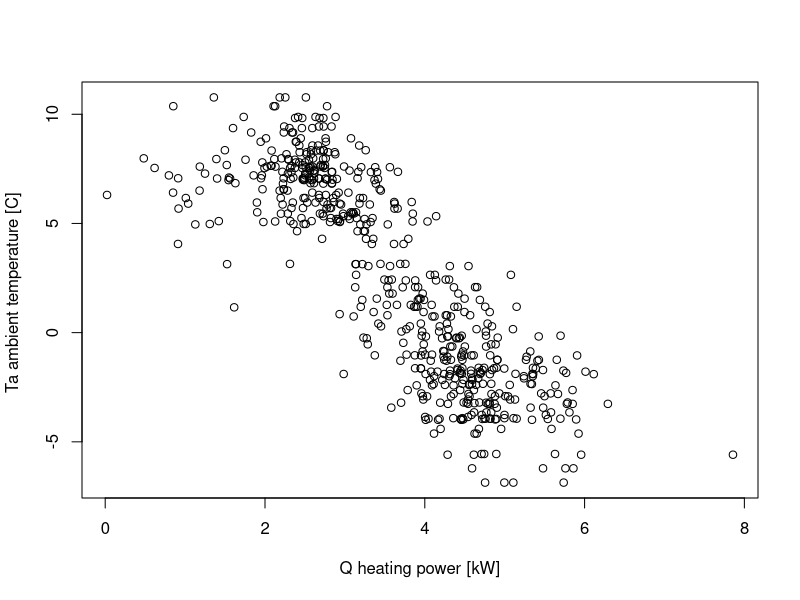
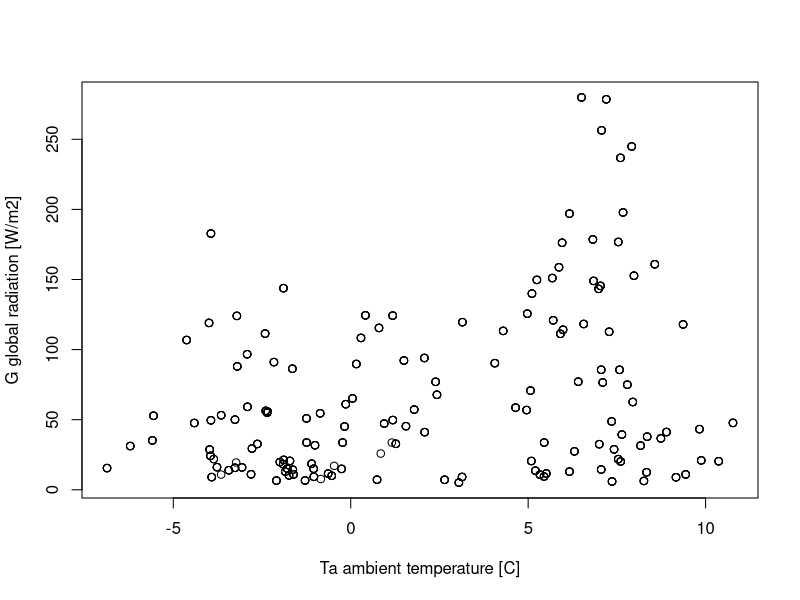
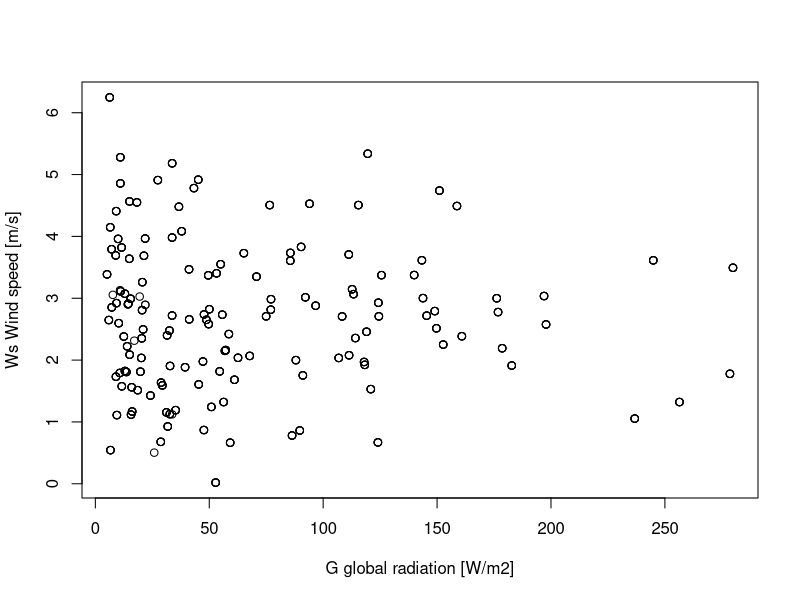
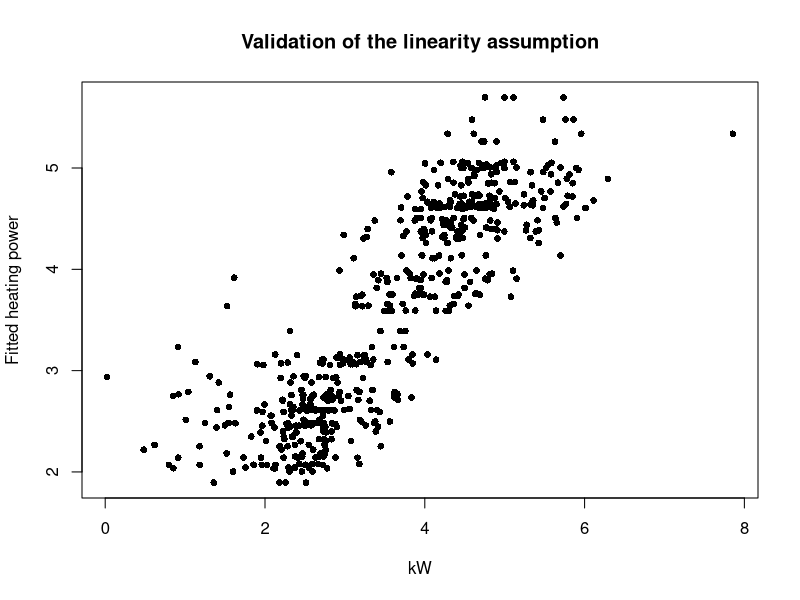
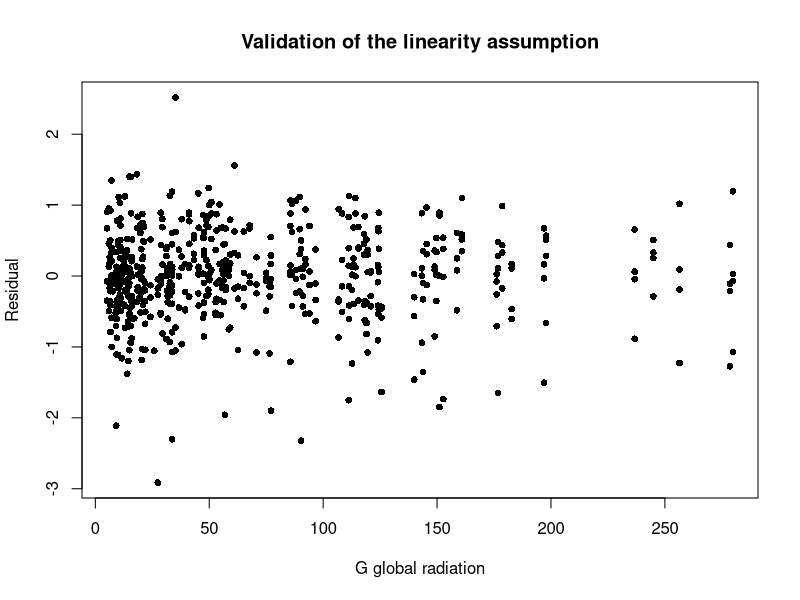
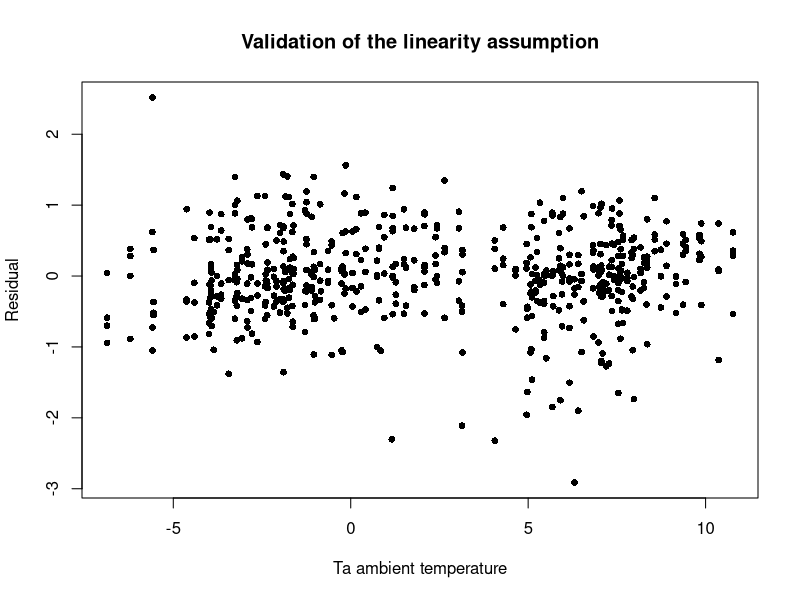
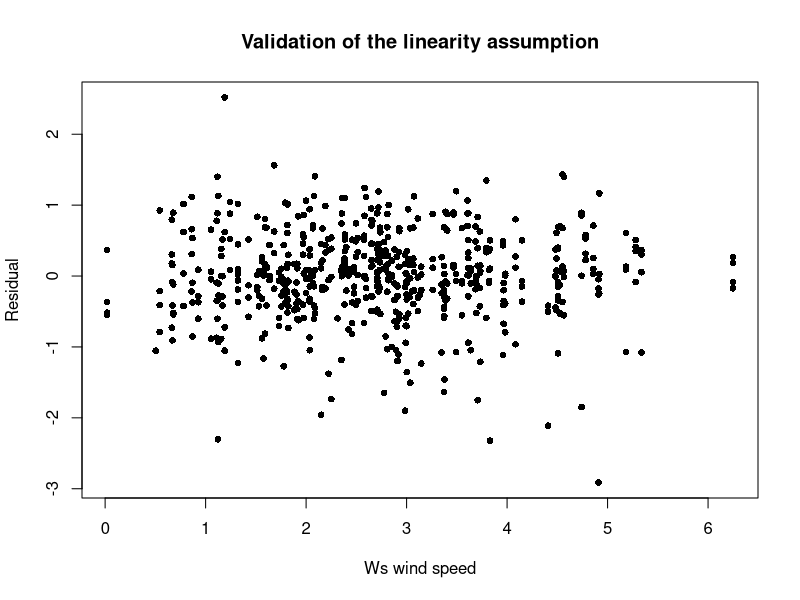
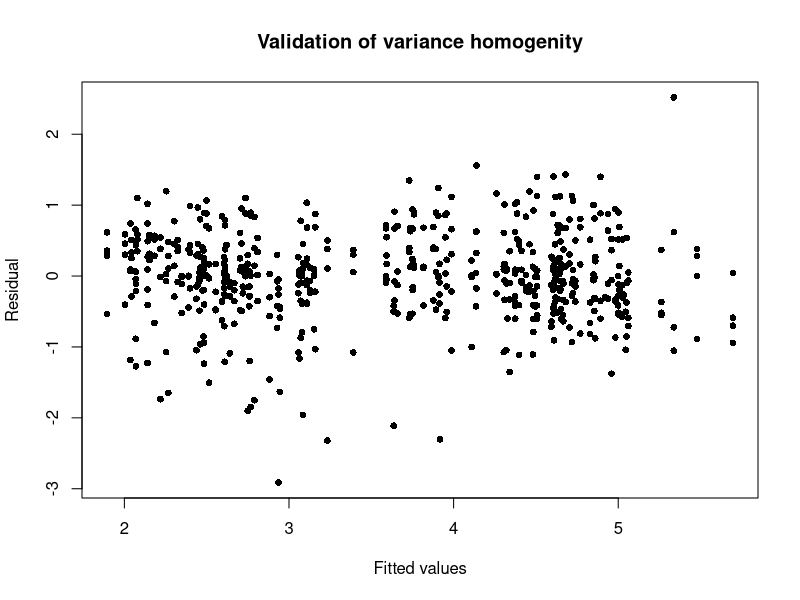

Reproduce these figures in R, in order. (Note: this script raises an error after producing the figures.)
################################
## Read data
## Read the .txt file holding the data
HE.orig <- read.table("soenderborg2_data.csv", sep=" ", header=TRUE, as.is=TRUE)

## The first column 't' needs to be changed from a character to a date.
## Add an extra column
HE.orig$time <- as.Date(x = HE.orig$t, format = "%Y-%m-%d")
HE.orig$time <- as.Date(x = HE.orig$t, format = "%Y-%m-%d")

## Select the heating period 2009/2010 and the four houses
HE <- subset(HE.orig, ("2009-10-15" <= time & time < "2010-04-16")&
                       (houseId==3|houseId==5|houseId==10|houseId==17))


################################
## Remove rows with one or more NA, hence missing observation 
HE <- na.omit(HE)


################################
## For the short summary of the data
summary(HE)
str(HE)

HE3 <- subset(HE.orig, ("2009-10-15" <= time & time < "2010-04-16")&
               (houseId==3))
HE5 <- subset(HE.orig, ("2009-10-15" <= time & time < "2010-04-16")&
                (houseId==5))
HE10 <- subset(HE.orig, ("2009-10-15" <= time & time < "2010-04-16")&
                (houseId==10))
HE17 <- subset(HE.orig, ("2009-10-15" <= time & time < "2010-04-16")&
                (houseId==17))




################################
## Empirical correlation between the modelling variables
cor(HE[,c(3:6)])


################################
## Scatter plots to see the relations
plot(HE$Q, HE$Ta, xlab='Q heating power [kW]',
                               ylab='Ta ambient temperature [C] ')
plot(HE$Ta, HE$G, xlab='Ta ambient temperature [C]',
                               ylab='G global radiation [W/m2]')
plot(HE$G, HE$Ws, xlab='G global radiation [W/m2]',
                               ylab='Ws Wind speed [m/s]')


################################
## For calculations of the correlation between Q and Ta
cov(HE$Q,HE$Ta)
var(HE$Q)
var(HE$Ta)


################################
## Multiple linear regression model with Ta, G og Ws as explanatory 
## variables and Q as dependent variable
fit1 <- lm(Q ~ Ta + G + Ws, data=HE, na.action=na.exclude)
## Print a summary of the estimation result
summary(fit1)


################################
## Observed model output vs. fitted: The assumption of linearity
plot(HE$Q, fit1$fitted.values, pch=16, cex=0.9, 
     xlab='kW', ylab='Fitted heating power',
     main="Validation of the linearity assumption")

## residual vs. each of the explanatory variables
## Assumption of linearity
plot(HE$G, fit1$residuals, pch=16, cex=0.9,
     xlab='G global radiation', ylab='Residual', 
     main="Validation of the linearity assumption")

plot(HE$Ta, fit1$residuals, pch=16, cex=0.9,
     xlab='Ta ambient temperature', ylab='Residual',
     main="Validation of the linearity assumption")

plot(HE$Ws, fit1$residuals, pch=16, cex=0.9,
     xlab='Ws wind speed', ylab='Residual',
     main="Validation of the linearity assumption")

## residuals vs. fittet: Antagelsen om konstant varians
plot(fit1$fitted.values, fit1$residuals, pch=16, cex=0.9,
     xlab='Fitted values', ylab='Residual',
     main="Validation of variance homogenity")

## normal plot of residuals: Normalfordelingsantagelsen
qqnorm(fit1$residuals, xlab='z-scores', ylab='Residual', 
       main='Validation of normal distribution assumption')
qqline(fit1$residuals)


################################
## t-quantile for calculations of the confidence intervals
qt(0.975, fit1$df.residual)

## R command that gives the confidence intervals for all 
## the coefficient estimates
confint(fit1, level=0.95)


################################
## Includes t-test values for each coefficient for the null hypothesis 
## that it is different from zero
summary(fit1)

## Alternatively it can be decided using the critical levels
qt(0.975, fit1$df.residual)

fit2 <- lm(Q ~ Ta + G, data=HE, na.action=na.exclude)
summary(fit2)

################################
## Select observations from some days which are not the data on 
## which models was fitted for prediction
HE.sel <- subset(HE.orig, (time=="2008-12-06" & houseId==3)|
                          (time=="2009-02-22" & houseId==5)|
                          (time=="2009-03-12" & houseId==10)|
                          (time=="2009-04-01" & houseId==17))

## Print the observations
HE.sel


fitSelected <- fit2

## Prediction and prediction interval is given by
predict(fitSelected, newdata=HE.sel, interval="prediction", level=0.95)

fitSelected
se(fit2)